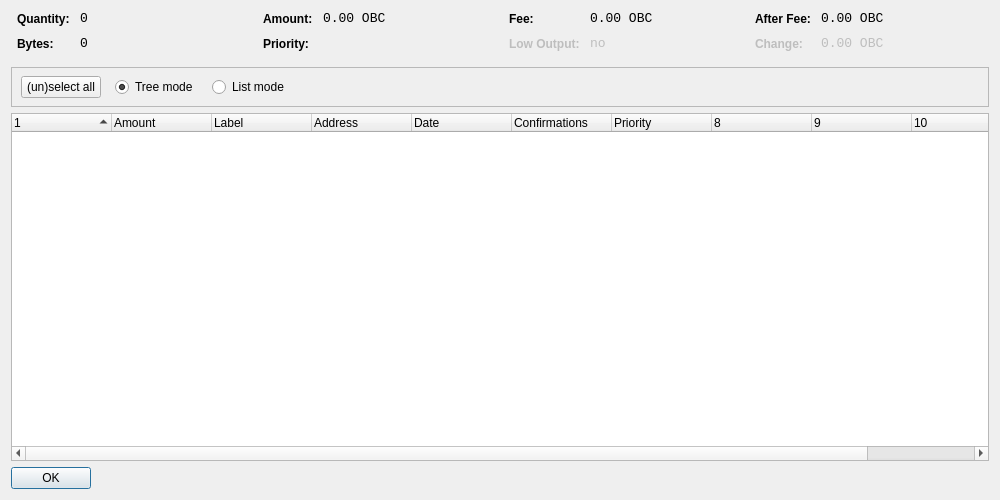
<?xml version="1.0" encoding="UTF-8"?>
<ui version="4.0">
 <class>CoinControlDialog</class>
 <widget class="QDialog" name="CoinControlDialog">
  <property name="geometry">
   <rect>
    <x>0</x>
    <y>0</y>
    <width>1000</width>
    <height>500</height>
   </rect>
  </property>
  <property name="windowTitle">
   <string>Coin Control</string>
  </property>
  <layout class="QVBoxLayout" name="verticalLayout">
   <item>
    <layout class="QHBoxLayout" name="horizontalLayoutTop" stretch="0,0,0,0">
     <property name="topMargin">
      <number>0</number>
     </property>
     <property name="bottomMargin">
      <number>10</number>
     </property>
     <item>
      <layout class="QFormLayout" name="formLayoutCoinControl1">
       <property name="horizontalSpacing">
        <number>10</number>
       </property>
       <property name="verticalSpacing">
        <number>10</number>
       </property>
       <property name="leftMargin">
        <number>6</number>
       </property>
       <property name="rightMargin">
        <number>6</number>
       </property>
       <item row="0" column="0">
        <widget class="QLabel" name="labelCoinControlQuantityText">
         <property name="styleSheet">
          <string notr="true">font-weight:bold;</string>
         </property>
         <property name="text">
          <string>Quantity:</string>
         </property>
        </widget>
       </item>
       <item row="0" column="1">
        <widget class="QLabel" name="labelCoinControlQuantity">
         <property name="font">
          <font>
           <family>Monospace</family>
           <pointsize>10</pointsize>
          </font>
         </property>
         <property name="cursor">
          <cursorShape>IBeamCursor</cursorShape>
         </property>
         <property name="contextMenuPolicy">
          <enum>Qt::ActionsContextMenu</enum>
         </property>
         <property name="text">
          <string notr="true">0</string>
         </property>
         <property name="textInteractionFlags">
          <set>Qt::LinksAccessibleByMouse|Qt::TextSelectableByKeyboard|Qt::TextSelectableByMouse</set>
         </property>
        </widget>
       </item>
       <item row="1" column="0">
        <widget class="QLabel" name="labelCoinControlBytesText">
         <property name="styleSheet">
          <string notr="true">font-weight:bold;</string>
         </property>
         <property name="text">
          <string>Bytes:</string>
         </property>
        </widget>
       </item>
       <item row="1" column="1">
        <widget class="QLabel" name="labelCoinControlBytes">
         <property name="font">
          <font>
           <family>Monospace</family>
           <pointsize>10</pointsize>
          </font>
         </property>
         <property name="cursor">
          <cursorShape>IBeamCursor</cursorShape>
         </property>
         <property name="contextMenuPolicy">
          <enum>Qt::ActionsContextMenu</enum>
         </property>
         <property name="text">
          <string notr="true">0</string>
         </property>
         <property name="textInteractionFlags">
          <set>Qt::LinksAccessibleByMouse|Qt::TextSelectableByKeyboard|Qt::TextSelectableByMouse</set>
         </property>
        </widget>
       </item>
      </layout>
     </item>
     <item>
      <layout class="QFormLayout" name="formLayoutCoinControl2">
       <property name="horizontalSpacing">
        <number>10</number>
       </property>
       <property name="verticalSpacing">
        <number>10</number>
       </property>
       <property name="leftMargin">
        <number>6</number>
       </property>
       <property name="rightMargin">
        <number>6</number>
       </property>
       <item row="0" column="0">
        <widget class="QLabel" name="labelCoinControlAmountText">
         <property name="styleSheet">
          <string notr="true">font-weight:bold;</string>
         </property>
         <property name="text">
          <string>Amount:</string>
         </property>
        </widget>
       </item>
       <item row="0" column="1">
        <widget class="QLabel" name="labelCoinControlAmount">
         <property name="font">
          <font>
           <family>Monospace</family>
           <pointsize>10</pointsize>
          </font>
         </property>
         <property name="cursor">
          <cursorShape>IBeamCursor</cursorShape>
         </property>
         <property name="contextMenuPolicy">
          <enum>Qt::ActionsContextMenu</enum>
         </property>
         <property name="text">
          <string notr="true">0.00 OBC</string>
         </property>
         <property name="textInteractionFlags">
          <set>Qt::LinksAccessibleByMouse|Qt::TextSelectableByKeyboard|Qt::TextSelectableByMouse</set>
         </property>
        </widget>
       </item>
       <item row="1" column="0">
        <widget class="QLabel" name="labelCoinControlPriorityText">
         <property name="styleSheet">
          <string notr="true">font-weight:bold;</string>
         </property>
         <property name="text">
          <string>Priority:</string>
         </property>
        </widget>
       </item>
       <item row="1" column="1">
        <widget class="QLabel" name="labelCoinControlPriority">
         <property name="font">
          <font>
           <family>Monospace</family>
           <pointsize>10</pointsize>
          </font>
         </property>
         <property name="cursor">
          <cursorShape>IBeamCursor</cursorShape>
         </property>
         <property name="contextMenuPolicy">
          <enum>Qt::ActionsContextMenu</enum>
         </property>
         <property name="text">
          <string/>
         </property>
         <property name="textInteractionFlags">
          <set>Qt::LinksAccessibleByMouse|Qt::TextSelectableByKeyboard|Qt::TextSelectableByMouse</set>
         </property>
        </widget>
       </item>
      </layout>
     </item>
     <item>
      <layout class="QFormLayout" name="formLayoutCoinControl3">
       <property name="horizontalSpacing">
        <number>10</number>
       </property>
       <property name="verticalSpacing">
        <number>10</number>
       </property>
       <property name="leftMargin">
        <number>6</number>
       </property>
       <property name="rightMargin">
        <number>6</number>
       </property>
       <item row="0" column="0">
        <widget class="QLabel" name="labelCoinControlFeeText">
         <property name="styleSheet">
          <string notr="true">font-weight:bold;</string>
         </property>
         <property name="text">
          <string>Fee:</string>
         </property>
        </widget>
       </item>
       <item row="0" column="1">
        <widget class="QLabel" name="labelCoinControlFee">
         <property name="font">
          <font>
           <family>Monospace</family>
           <pointsize>10</pointsize>
          </font>
         </property>
         <property name="cursor">
          <cursorShape>IBeamCursor</cursorShape>
         </property>
         <property name="contextMenuPolicy">
          <enum>Qt::ActionsContextMenu</enum>
         </property>
         <property name="text">
          <string notr="true">0.00 OBC</string>
         </property>
         <property name="textInteractionFlags">
          <set>Qt::LinksAccessibleByMouse|Qt::TextSelectableByKeyboard|Qt::TextSelectableByMouse</set>
         </property>
        </widget>
       </item>
       <item row="1" column="0">
        <widget class="QLabel" name="labelCoinControlLowOutputText">
         <property name="enabled">
          <bool>false</bool>
         </property>
         <property name="styleSheet">
          <string notr="true">font-weight:bold;</string>
         </property>
         <property name="text">
          <string>Low Output:</string>
         </property>
        </widget>
       </item>
       <item row="1" column="1">
        <widget class="QLabel" name="labelCoinControlLowOutput">
         <property name="enabled">
          <bool>false</bool>
         </property>
         <property name="font">
          <font>
           <family>Monospace</family>
           <pointsize>10</pointsize>
          </font>
         </property>
         <property name="cursor">
          <cursorShape>IBeamCursor</cursorShape>
         </property>
         <property name="contextMenuPolicy">
          <enum>Qt::ActionsContextMenu</enum>
         </property>
         <property name="text">
          <string notr="true">no</string>
         </property>
         <property name="textInteractionFlags">
          <set>Qt::LinksAccessibleByMouse|Qt::TextSelectableByKeyboard|Qt::TextSelectableByMouse</set>
         </property>
        </widget>
       </item>
      </layout>
     </item>
     <item>
      <layout class="QFormLayout" name="formLayoutCoinControl4">
       <property name="horizontalSpacing">
        <number>10</number>
       </property>
       <property name="verticalSpacing">
        <number>10</number>
       </property>
       <property name="leftMargin">
        <number>6</number>
       </property>
       <property name="rightMargin">
        <number>6</number>
       </property>
       <item row="0" column="0">
        <widget class="QLabel" name="labelCoinControlAfterFeeText">
         <property name="styleSheet">
          <string notr="true">font-weight:bold;</string>
         </property>
         <property name="text">
          <string>After Fee:</string>
         </property>
        </widget>
       </item>
       <item row="0" column="1">
        <widget class="QLabel" name="labelCoinControlAfterFee">
         <property name="font">
          <font>
           <family>Monospace</family>
           <pointsize>10</pointsize>
          </font>
         </property>
         <property name="cursor">
          <cursorShape>IBeamCursor</cursorShape>
         </property>
         <property name="contextMenuPolicy">
          <enum>Qt::ActionsContextMenu</enum>
         </property>
         <property name="text">
          <string notr="true">0.00 OBC</string>
         </property>
         <property name="textInteractionFlags">
          <set>Qt::LinksAccessibleByMouse|Qt::TextSelectableByKeyboard|Qt::TextSelectableByMouse</set>
         </property>
        </widget>
       </item>
       <item row="1" column="0">
        <widget class="QLabel" name="labelCoinControlChangeText">
         <property name="enabled">
          <bool>false</bool>
         </property>
         <property name="styleSheet">
          <string notr="true">font-weight:bold;</string>
         </property>
         <property name="text">
          <string>Change:</string>
         </property>
        </widget>
       </item>
       <item row="1" column="1">
        <widget class="QLabel" name="labelCoinControlChange">
         <property name="enabled">
          <bool>false</bool>
         </property>
         <property name="font">
          <font>
           <family>Monospace</family>
           <pointsize>10</pointsize>
          </font>
         </property>
         <property name="cursor">
          <cursorShape>IBeamCursor</cursorShape>
         </property>
         <property name="contextMenuPolicy">
          <enum>Qt::ActionsContextMenu</enum>
         </property>
         <property name="text">
          <string notr="true">0.00 OBC</string>
         </property>
         <property name="textInteractionFlags">
          <set>Qt::LinksAccessibleByMouse|Qt::TextSelectableByKeyboard|Qt::TextSelectableByMouse</set>
         </property>
        </widget>
       </item>
      </layout>
     </item>
    </layout>
   </item>
   <item>
    <widget class="QFrame" name="frame">
     <property name="minimumSize">
      <size>
       <width>0</width>
       <height>40</height>
      </size>
     </property>
     <property name="frameShape">
      <enum>QFrame::StyledPanel</enum>
     </property>
     <property name="frameShadow">
      <enum>QFrame::Sunken</enum>
     </property>
     <widget class="QWidget" name="horizontalLayoutWidget">
      <property name="geometry">
       <rect>
        <x>10</x>
        <y>0</y>
        <width>781</width>
        <height>41</height>
       </rect>
      </property>
      <layout class="QHBoxLayout" name="horizontalLayoutPanel" stretch="0,0,0,0,0">
       <property name="spacing">
        <number>14</number>
       </property>
       <item>
        <widget class="QPushButton" name="pushButtonSelectAll">
         <property name="sizePolicy">
          <sizepolicy hsizetype="Maximum" vsizetype="Fixed">
           <horstretch>0</horstretch>
           <verstretch>0</verstretch>
          </sizepolicy>
         </property>
         <property name="text">
          <string>(un)select all</string>
         </property>
        </widget>
       </item>
       <item>
        <widget class="QRadioButton" name="radioTreeMode">
         <property name="sizePolicy">
          <sizepolicy hsizetype="Maximum" vsizetype="Fixed">
           <horstretch>0</horstretch>
           <verstretch>0</verstretch>
          </sizepolicy>
         </property>
         <property name="text">
          <string>Tree mode</string>
         </property>
         <property name="checked">
          <bool>true</bool>
         </property>
        </widget>
       </item>
       <item>
        <widget class="QRadioButton" name="radioListMode">
         <property name="sizePolicy">
          <sizepolicy hsizetype="Maximum" vsizetype="Fixed">
           <horstretch>0</horstretch>
           <verstretch>0</verstretch>
          </sizepolicy>
         </property>
         <property name="text">
          <string>List mode</string>
         </property>
        </widget>
       </item>
       <item>
        <spacer name="horizontalSpacer">
         <property name="orientation">
          <enum>Qt::Horizontal</enum>
         </property>
         <property name="sizeHint" stdset="0">
          <size>
           <width>40</width>
           <height>20</height>
          </size>
         </property>
        </spacer>
       </item>
      </layout>
     </widget>
    </widget>
   </item>
   <item>
    <widget class="CoinControlTreeWidget" name="treeWidget">
     <property name="contextMenuPolicy">
      <enum>Qt::CustomContextMenu</enum>
     </property>
     <property name="sortingEnabled">
      <bool>false</bool>
     </property>
     <property name="columnCount">
      <number>11</number>
     </property>
     <attribute name="headerShowSortIndicator" stdset="0">
      <bool>true</bool>
     </attribute>
     <attribute name="headerStretchLastSection">
      <bool>false</bool>
     </attribute>
     <column>
      <property name="text">
       <string/>
      </property>
     </column>
     <column>
      <property name="text">
       <string>Amount</string>
      </property>
     </column>
     <column>
      <property name="text">
       <string>Label</string>
      </property>
     </column>
     <column>
      <property name="text">
       <string>Address</string>
      </property>
     </column>
     <column>
      <property name="text">
       <string>Date</string>
      </property>
     </column>
     <column>
      <property name="text">
       <string>Confirmations</string>
      </property>
      <property name="toolTip">
       <string>Confirmed</string>
      </property>
     </column>
     <column>
      <property name="text">
       <string>Priority</string>
      </property>
     </column>
     <column>
      <property name="text">
       <string/>
      </property>
     </column>
     <column>
      <property name="text">
       <string/>
      </property>
     </column>
     <column>
      <property name="text">
       <string/>
      </property>
     </column>
     <column>
      <property name="text">
       <string/>
      </property>
     </column>
    </widget>
   </item>
   <item>
    <widget class="QDialogButtonBox" name="buttonBox">
     <property name="sizePolicy">
      <sizepolicy hsizetype="Maximum" vsizetype="Fixed">
       <horstretch>0</horstretch>
       <verstretch>0</verstretch>
      </sizepolicy>
     </property>
     <property name="orientation">
      <enum>Qt::Horizontal</enum>
     </property>
     <property name="standardButtons">
      <set>QDialogButtonBox::Ok</set>
     </property>
    </widget>
   </item>
  </layout>
 </widget>
 <customwidgets>
  <customwidget>
   <class>CoinControlTreeWidget</class>
   <extends>QTreeWidget</extends>
   <header>coincontroltreewidget.h</header>
  </customwidget>
 </customwidgets>
 <resources/>
 <connections/>
</ui>
